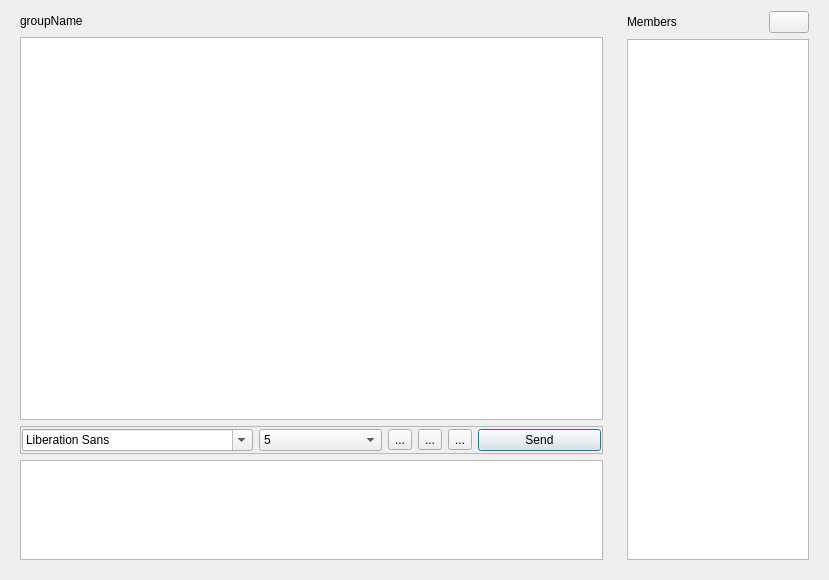
<?xml version="1.0" encoding="UTF-8"?>
<ui version="4.0">
 <class>GroupChat</class>
 <widget class="QDialog" name="GroupChat">
  <property name="geometry">
   <rect>
    <x>0</x>
    <y>0</y>
    <width>829</width>
    <height>580</height>
   </rect>
  </property>
  <property name="windowTitle">
   <string>Group Chat</string>
  </property>
  <layout class="QHBoxLayout" name="horizontalLayout_5">
   <item>
    <widget class="QWidget" name="widget_2" native="true">
     <layout class="QVBoxLayout" name="verticalLayout">
      <property name="leftMargin">
       <number>9</number>
      </property>
      <property name="topMargin">
       <number>0</number>
      </property>
      <property name="rightMargin">
       <number>9</number>
      </property>
      <property name="bottomMargin">
       <number>9</number>
      </property>
      <item>
       <widget class="QWidget" name="widget_6" native="true">
        <layout class="QHBoxLayout" name="horizontalLayout_4">
         <property name="leftMargin">
          <number>0</number>
         </property>
         <property name="topMargin">
          <number>0</number>
         </property>
         <property name="rightMargin">
          <number>0</number>
         </property>
         <property name="bottomMargin">
          <number>0</number>
         </property>
         <item>
          <widget class="QLabel" name="groupName">
           <property name="text">
            <string>groupName</string>
           </property>
          </widget>
         </item>
         <item>
          <spacer name="horizontalSpacer">
           <property name="orientation">
            <enum>Qt::Horizontal</enum>
           </property>
           <property name="sizeHint" stdset="0">
            <size>
             <width>775</width>
             <height>20</height>
            </size>
           </property>
          </spacer>
         </item>
        </layout>
       </widget>
      </item>
      <item>
       <widget class="QTextBrowser" name="msgBrowser"/>
      </item>
      <item>
       <widget class="QFrame" name="frame_2">
        <property name="frameShape">
         <enum>QFrame::StyledPanel</enum>
        </property>
        <property name="frameShadow">
         <enum>QFrame::Raised</enum>
        </property>
        <layout class="QHBoxLayout" name="horizontalLayout_2">
         <property name="leftMargin">
          <number>1</number>
         </property>
         <property name="topMargin">
          <number>2</number>
         </property>
         <property name="rightMargin">
          <number>1</number>
         </property>
         <property name="bottomMargin">
          <number>2</number>
         </property>
         <item>
          <widget class="QFontComboBox" name="fontCbx"/>
         </item>
         <item>
          <widget class="QComboBox" name="sizeCbx">
           <item>
            <property name="text">
             <string>5</string>
            </property>
           </item>
           <item>
            <property name="text">
             <string>6</string>
            </property>
           </item>
           <item>
            <property name="text">
             <string>7</string>
            </property>
           </item>
           <item>
            <property name="text">
             <string>8</string>
            </property>
           </item>
           <item>
            <property name="text">
             <string>9</string>
            </property>
           </item>
           <item>
            <property name="text">
             <string>10</string>
            </property>
           </item>
           <item>
            <property name="text">
             <string>11</string>
            </property>
           </item>
           <item>
            <property name="text">
             <string>12</string>
            </property>
           </item>
           <item>
            <property name="text">
             <string>13</string>
            </property>
           </item>
           <item>
            <property name="text">
             <string>14</string>
            </property>
           </item>
          </widget>
         </item>
         <item>
          <widget class="QToolButton" name="boldTbtn">
           <property name="toolTip">
            <string>Bold</string>
           </property>
           <property name="text">
            <string>...</string>
           </property>
           <property name="icon">
            <iconset resource="res.qrc">
             <normaloff>:/res/text-bold.png</normaloff>:/res/text-bold.png</iconset>
           </property>
           <property name="checkable">
            <bool>true</bool>
           </property>
          </widget>
         </item>
         <item>
          <widget class="QToolButton" name="italicTbtn_2">
           <property name="toolTip">
            <string>Italic</string>
           </property>
           <property name="text">
            <string>...</string>
           </property>
           <property name="icon">
            <iconset resource="res.qrc">
             <normaloff>:/res/text-italic.png</normaloff>:/res/text-italic.png</iconset>
           </property>
           <property name="checkable">
            <bool>true</bool>
           </property>
          </widget>
         </item>
         <item>
          <widget class="QToolButton" name="italicTbtn">
           <property name="toolTip">
            <string>Underline</string>
           </property>
           <property name="text">
            <string>...</string>
           </property>
           <property name="icon">
            <iconset resource="res.qrc">
             <normaloff>:/res/text-underline.png</normaloff>:/res/text-underline.png</iconset>
           </property>
           <property name="checkable">
            <bool>true</bool>
           </property>
          </widget>
         </item>
         <item>
          <widget class="QPushButton" name="sendBtn">
           <property name="text">
            <string>Send</string>
           </property>
          </widget>
         </item>
        </layout>
       </widget>
      </item>
      <item>
       <widget class="QWidget" name="widget_3" native="true">
        <property name="maximumSize">
         <size>
          <width>16777215</width>
          <height>100</height>
         </size>
        </property>
        <layout class="QHBoxLayout" name="horizontalLayout_3">
         <property name="leftMargin">
          <number>0</number>
         </property>
         <property name="topMargin">
          <number>0</number>
         </property>
         <property name="rightMargin">
          <number>0</number>
         </property>
         <property name="bottomMargin">
          <number>0</number>
         </property>
         <item>
          <widget class="QTextEdit" name="msgTxtEdit">
           <property name="maximumSize">
            <size>
             <width>16777215</width>
             <height>100</height>
            </size>
           </property>
          </widget>
         </item>
        </layout>
       </widget>
      </item>
     </layout>
    </widget>
   </item>
   <item>
    <widget class="QWidget" name="widget" native="true">
     <property name="minimumSize">
      <size>
       <width>200</width>
       <height>0</height>
      </size>
     </property>
     <property name="maximumSize">
      <size>
       <width>200</width>
       <height>16777215</height>
      </size>
     </property>
     <layout class="QVBoxLayout" name="verticalLayout_2">
      <property name="leftMargin">
       <number>9</number>
      </property>
      <property name="topMargin">
       <number>0</number>
      </property>
      <property name="rightMargin">
       <number>9</number>
      </property>
      <property name="bottomMargin">
       <number>9</number>
      </property>
      <item>
       <widget class="QWidget" name="widget_7" native="true">
        <layout class="QHBoxLayout" name="horizontalLayout_6">
         <property name="leftMargin">
          <number>0</number>
         </property>
         <property name="topMargin">
          <number>0</number>
         </property>
         <property name="rightMargin">
          <number>0</number>
         </property>
         <property name="bottomMargin">
          <number>0</number>
         </property>
         <item>
          <widget class="QLabel" name="label">
           <property name="text">
            <string>Members</string>
           </property>
          </widget>
         </item>
         <item>
          <spacer name="horizontalSpacer_2">
           <property name="orientation">
            <enum>Qt::Horizontal</enum>
           </property>
           <property name="sizeHint" stdset="0">
            <size>
             <width>40</width>
             <height>20</height>
            </size>
           </property>
          </spacer>
         </item>
         <item>
          <widget class="QLabel" name="frshLabel">
           <property name="minimumSize">
            <size>
             <width>18</width>
             <height>15</height>
            </size>
           </property>
           <property name="maximumSize">
            <size>
             <width>18</width>
             <height>15</height>
            </size>
           </property>
           <property name="text">
            <string/>
           </property>
          </widget>
         </item>
         <item>
          <widget class="QPushButton" name="frshBtn">
           <property name="text">
            <string/>
           </property>
           <property name="icon">
            <iconset resource="res.qrc">
             <normaloff>:/res/refresh.png</normaloff>:/res/refresh.png</iconset>
           </property>
          </widget>
         </item>
        </layout>
       </widget>
      </item>
      <item>
       <widget class="QListView" name="mbrLView"/>
      </item>
     </layout>
    </widget>
   </item>
  </layout>
 </widget>
 <resources>
  <include location="res.qrc"/>
 </resources>
 <connections/>
</ui>
